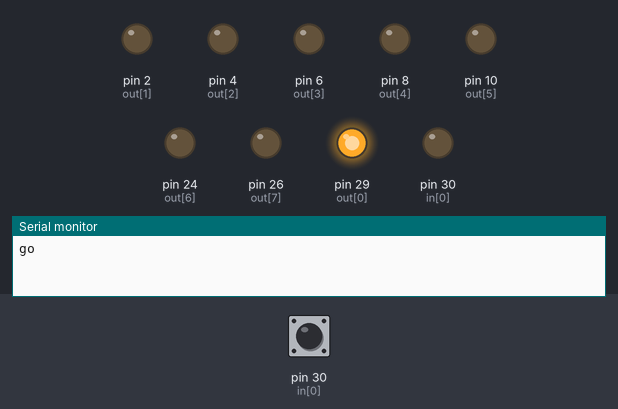
Recording of a sketch running on a simulated Arduino Mega 2560, built with avr-gcc and run on an emulated ATmega2560. On the bench: output pins drawn as LEDs (lit = HIGH), the last lines printed to the serial monitor. Inputs (shaded band) come from the test bench; at power-on: pin 30 (in[0]) LOW.

Above: at 2.2 s.
2.3 s: pin 30 (in[0]) driven HIGH
At 3.1 s:
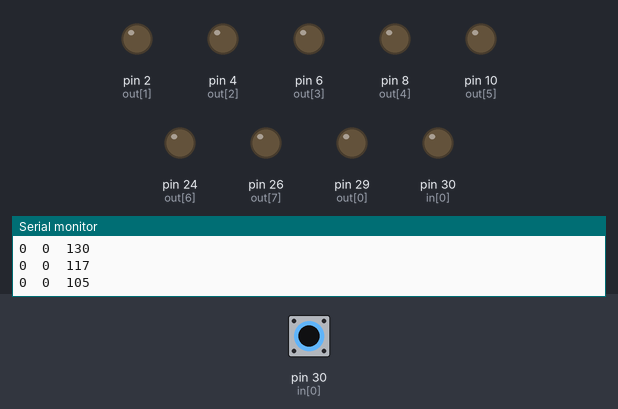
4.1 s: pin 30 (in[0]) driven LOW
At 5.1 s:
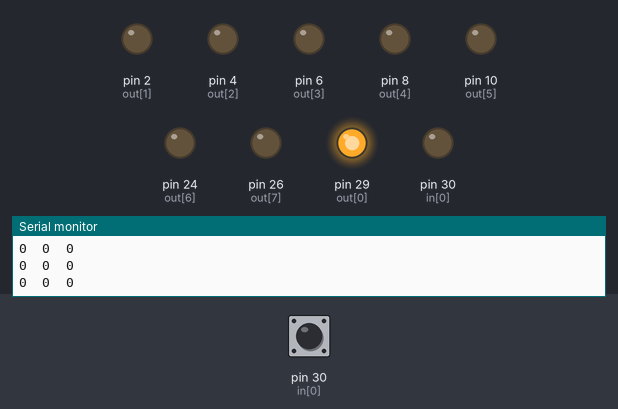
5.6 s: pin 30 (in[0]) pulsed HIGH 2 times (0.12 s each, 0.3 s apart)
At 6.05 s:
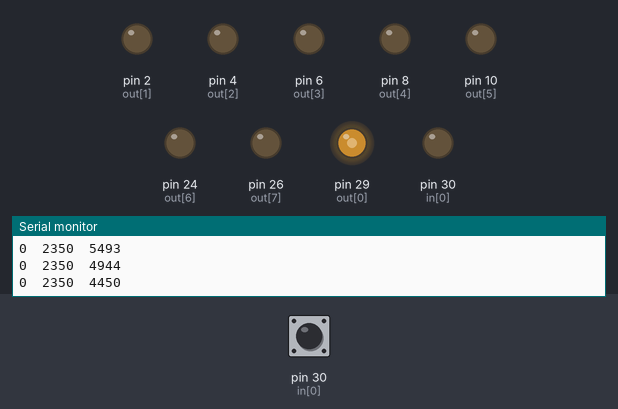
Timing chart, 0 to 8.6 s (numbered marks = the images above; inputs shaded):
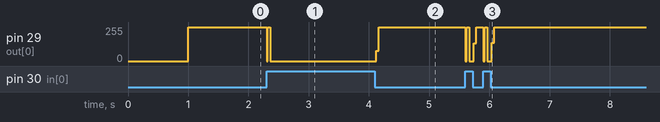

The sketch:

CapacitiveSensornolib.ino
```cpp
#include <Smoothed.h>
Smoothed <uint32_t> cs0av;
Smoothed <uint32_t> cs0ex;

uint32_t cs1;
byte out[8] = {29, 2, 4, 6, 8, 10, 24, 26};
byte in[8] = {30, 3, 5, 7, 9, 11, 25, 27};
int i;
uint32_t cs[8];

void setup()
{
  //cs_4_2.set_CS_AutocaL_Millis(0xFFFFFFFF);     // turn off autocalibrate on channel 1 - just as an example
  Serial.begin(115200);
  for (i = 0; i < 8; i++) {
    pinMode(in[i], INPUT);
    pinMode(out[i], OUTPUT);
    digitalWrite(out[i], LOW);
  }
  cs0av.begin(SMOOTHED_AVERAGE, 15);
  cs0ex.begin(SMOOTHED_EXPONENTIAL, 10);
  delay(1000);
  Serial.print("go2");
}
void capsens(int i) {
  cs1 = 0;
  noInterrupts();
  pinMode(in[i], INPUT);
  digitalWrite(out[i], HIGH);
  while (digitalReadFast(in[i]) == LOW) {
    cs1 = cs1 + 1;
  }
  interrupts();
  digitalWrite(out[i], LOW);
  pinMode(in[i], OUTPUT); digitalWrite(in[i], LOW);
  cs[i] = cs1;
}
void loop()
{
  long start = millis();
//  for (i = 0; i < 8; i++) {
//    capsens(i);
//  }
  //Serial.print(millis() - start);
 // Serial.print("\t");
 capsens(0);
  cs0av.add(cs[0]);
  cs0ex.add(cs[0]);
  Serial.print(cs[0]);
  Serial.print("\t");
  Serial.print(cs0av.get());
  Serial.print("\t");
   Serial.print(cs0ex.get());
  //   for (i = 0; i < 8; i++) {
  //     Serial.print("\t");
  //  Serial.print(cs[i]);
  //  }
  Serial.println();
  // print sensor output 1

  //    Serial.print(total2);                  // print sensor output 2
  //    Serial.print("\t");
  //                  // print sensor output 3

  delay(10);                             // arbitrary delay to limit data to serial port
}
```

Measured:
- after the input at 2.3 s, pin 29 (out[0]): 255/255 → 0/255 at once
- after the input at 4.1 s, pin 29 (out[0]): 0/255 → 255/255 at once
